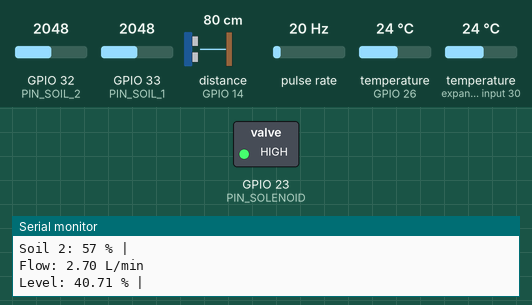
A program run on a simulated ESP32. Parts: switched loads named in the program (green lamp = pin HIGH), the last lines printed to the serial monitor. Wiring (inferred from the names in the program): ultrasonic range finder: trigger GPIO 27; echo GPIO 14; pulse sensor: data GPIO 22. The inputs (shaded band) are chosen by the test bench; at power-on: distance to the obstacle (sensor on GPIO 14) 80 cm, GPIO 32 (PIN_SOIL_2) = 2048, GPIO 33 (PIN_SOIL_1) = 2048, pulse rate 20 Hz, temperature (sensors on GPIO 26, expander input 30) 24 °C. The echo pulse lasts 58.3 µs per cm; WiFi joins after 1.5 s; servers stay silent unless stated; no MQTT or app messages arrive unless stated; pins used as bus, display or sensor lines are not drawn.

Above: at 1.2 s.
1.3 s: distance to the obstacle (sensor on GPIO 14) set to 23 cm
3.8 s: distance to the obstacle (sensor on GPIO 14) set to 18 cm
At 5.6 s:
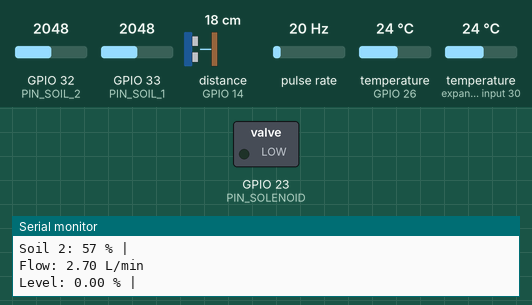
5.9 s: distance to the obstacle (sensor on GPIO 14) set to 35 cm
At 7.0 s:
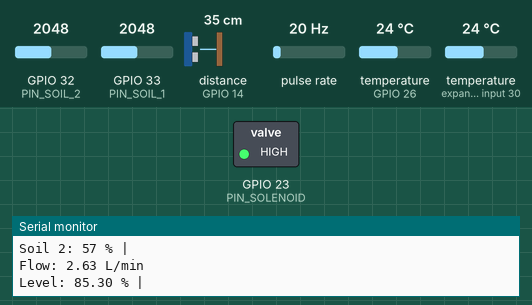
7.8 s: distance to the obstacle (sensor on GPIO 14) set to 2 cm
At 9.3 s:
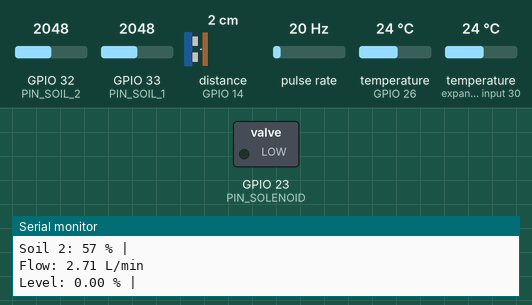
Timing chart, 0 to 10.6 s (numbered marks = the images above; inputs shaded):
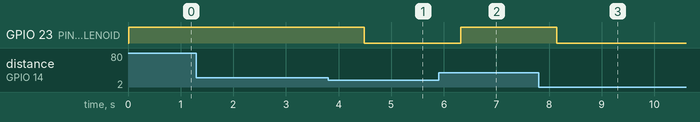

Measured:
- the behaviour switches between 21 and 20 cm on distance to the obstacle (sensor on GPIO 14) (found by bisection; images 0 and 1)
- after the input at 3.8 s, GPIO 23 (PIN_SOLENOID): HIGH → LOW after 0.69 s
- after the input at 5.9 s, GPIO 23 (PIN_SOLENOID): LOW → HIGH after 0.42 s
- after the input at 7.8 s, GPIO 23 (PIN_SOLENOID): HIGH → LOW after 0.34 s

The program:

main.cpp
```cpp
#include "config.h"
#include "soil.h"
#include "temp.h"
#include "level.h"
#include "flow.h"
#include "valve.h"
#include "network.h"

// Global Data Structure
struct SystemState {
    float t1, t2, flow, level;
    int s1, s2;
    bool solenoid;
} currentData;

SemaphoreHandle_t dataMutex;

// TASK CONTROL (Core 1: Sensor & Logic)
void TaskControl(void *pv) {
    setupTemp();
    setupLevel();
    setupFlow();
    setupSolenoid();

    for(;;) {
        TempData td = readTemperature();
        SoilData sd = readSoilMoisture();
        float lvl = getWaterLevelPct();
        float flow = getFlowRate();

        bool drySoil  = (sd.s1 < SOIL_MIN) || (sd.s2 < SOIL_MIN);  // Primary Trigger
        bool tempValid    = (td.t1 > TEMP_MIN) && (td.t1 < TEMP_MAX) ||  ((td.t2 > TEMP_MIN) && (td.t2 < TEMP_MAX));
        bool emergencyTemp = (td.t1 > TEMP_MAX); // Bypass Trigger
        bool emergencyLevel = (lvl < LEVEL_MIN);
        bool FinalDecision = (drySoil && tempValid) || emergencyTemp || emergencyLevel; // Final Decision Trigger
        // bool FinalDecision = emergencyTemp; // Final Decision Trigger
        bool statusSolenoid = false;

        //print serial
        Serial.print("Temp 1: "); Serial.print(td.t1); Serial.print(" °C | ");
        Serial.print("Temp 2: "); Serial.print(td.t2); Serial.println(" °C | ");
        Serial.print("Soil 1: "); Serial.print(sd.s1); Serial.println(" % | ");
        Serial.print("Soil 2: "); Serial.print(sd.s2); Serial.println(" % | ");
        Serial.print("Flow: "); Serial.print(flow); Serial.println(" L/min ");
        Serial.print("Level: "); Serial.print(lvl); Serial.println(" % | ");


        if (FinalDecision && (lvl < LEVEL_MAX)) {
            statusSolenoid = true;
        } else {
            statusSolenoid = false; // kondisi pemutus
        }

        controlSolenoid(statusSolenoid);

        // Data Global Update (Mutex)
        if (xSemaphoreTake(dataMutex, portMAX_DELAY)) {
            currentData = {td.t1, td.t2, flow, lvl, sd.s1, sd.s2, statusSolenoid};
            xSemaphoreGive(dataMutex);
        }

        vTaskDelay(pdMS_TO_TICKS(1000)); // Cek kondisi (1s)
    }
}

// --- TASK TELEMETRY (Core 0: MQTT & WiFi) ---
void TaskTelemetry(void *pv) {
    setupNetwork();
    uint32_t lastPublish = 0;
    // const uint32_t interval = 60000; //  1 mnt
    const uint32_t interval = 5000;

    for(;;) {
        maintainConnection(); // LWT "OFFLINE" jika ESP32 OFF

        if (millis() - lastPublish > interval) {
            if (xSemaphoreTake(dataMutex, portMAX_DELAY)) {
                sendTelemetry(
                    currentData.t1, currentData.t2,
                    currentData.s1, currentData.s2,
                    currentData.level, currentData.flow,
                    currentData.solenoid
                );
                xSemaphoreGive(dataMutex);
            }
            lastPublish = millis();
        }
        vTaskDelay(pdMS_TO_TICKS(100)); // Time for Wifi Stack
    }
}

void setup() {
    Serial.begin(115200);
    dataMutex = xSemaphoreCreateMutex();

    // Core 1: Sensing
    xTaskCreatePinnedToCore(TaskControl, "Control", 4096, NULL, 3, NULL, 1);

    // Core 0: MQTT & WiFi
    xTaskCreatePinnedToCore(TaskTelemetry, "Network", 8192, NULL, 1, NULL, 0);
}

void loop() {
    vTaskDelete(NULL);
}
```

flow.h
```cpp
#ifndef __FLOW_H__
#define __FLOW_H__

#include <Arduino.h>
#include "config.h"

volatile int _pulseCount = 0;
void IRAM_ATTR _flowInterrupt() { _pulseCount++; }

void setupFlow() {
    pinMode(PIN_FLOW, INPUT_PULLUP);
    attachInterrupt(digitalPinToInterrupt(PIN_FLOW), _flowInterrupt, FALLING);
}

// float getFlowRate() {
//     noInterrupts();
//     int pulses = _pulseCount;
//     _pulseCount = 0;
//     interrupts();

//     // Konstanta YF-S201C: F = 7.5 * Q (L/min)
//     // If : Fungsi ini dipanggil setiap 1000ms di TaskControl:
//     float flowRate = (float)pulses / 7.5;
//     return flowRate;
// }

float getFlowRate() {
    static uint32_t lastTime = 0;
    uint32_t now = millis();
    uint32_t elapsed = now - lastTime;
    lastTime = now;

    noInterrupts();
    int pulses = _pulseCount;
    _pulseCount = 0;
    interrupts();

    // F(Hz) = pulses / (elapsed/1000)
    float flowRate = (pulses / 7.5) * (1000.0 / elapsed);
    return flowRate;
}
#endif
```

level.h
```cpp
#ifndef __LEVEL_H__
#define __LEVEL_H__

#include <Arduino.h>
#include "config.h"

void setupLevel() {
    pinMode(PIN_TRIG, OUTPUT);
    pinMode(PIN_ECHO, INPUT);
}

float getWaterLevelPct() {
    long duration;
    float distance;

    digitalWrite(PIN_TRIG, LOW); delayMicroseconds(2);
    digitalWrite(PIN_TRIG, HIGH); delayMicroseconds(10);
    digitalWrite(PIN_TRIG, LOW);

    duration = pulseIn(PIN_ECHO, HIGH, 30000); // Timeout 30ms
    distance = duration * 0.034 / 2;

    // Filter JSN-SR04T: Abaikan pembacaan di bawah 20cm (blind spot) atau di atas tangki
    if (distance < 20 || distance > TANK_HEIGHT + SENSOR_OFFSET) return 0.0;

    // Persentase dengan offset pemasangan
    float actualWaterDist = distance - SENSOR_OFFSET;
    float pct = (1.0 - (actualWaterDist / TANK_HEIGHT)) * 100.0;

    return constrain(pct, 0.0, 100.0);
}
#endif
```

network.h
```cpp
#ifndef __NETWORK_H__
#define __NETWORK_H__

#include <WiFi.h>
#include <PubSubClient.h>
#include <ArduinoJson.h>
#include "config.h"

WiFiClient _espClient;
PubSubClient _mqtt(_espClient);

// topik MQTT: farm/pot/01/sensors
String getTopic(String suffix) {
    return String(TOPIC_PREFIX) + String(POT_NUM) + "/" + suffix;
}

void setupNetwork() {
    WiFi.begin(WIFI_SSID, WIFI_PASS);
    _mqtt.setServer(MQTT_BROKER, 1883);
    _mqtt.setKeepAlive(60); // Heartbeat MQTT protokol
}

void maintainConnection() {
    if (WiFi.status() != WL_CONNECTED) {
        Serial.println("Reconnecting WiFi...");
        WiFi.begin(WIFI_SSID, WIFI_PASS);
        int retries = 0;
        while (WiFi.status() != WL_CONNECTED && retries < 20) {
            vTaskDelay(pdMS_TO_TICKS(500));
            retries++;
        }
    }

    // Wifi Ready -> MQTT Connect
    if (WiFi.status() == WL_CONNECTED && !_mqtt.connected()) {
        String lwtTopic = getTopic("sensors");
        if (_mqtt.connect(POT_ID, lwtTopic.c_str(), 1, true, "false")) {
            Serial.println("Connected to MQTT Broker");
            _mqtt.publish(lwtTopic.c_str(), "true", true);  // JSON boolean literal
        }
    }
    if (WiFi.status() == WL_CONNECTED) {
        _mqtt.loop();
    }
}

void sendTelemetry(float t1, float t2, int s1, int s2, float level, float flow, bool sol) {
    StaticJsonDocument<512> doc;
    doc["pot_id"] = POT_ID;
    doc["temperature_up"] = round(t1 * 100.0) / 100.0;
    doc["temperature_down"] = round(t2 * 100.0) / 100.0;
    doc["soil_moisture_up"] = s1;
    doc["soil_moisture_down"] = s2;
    doc["water_level"] = level;
    doc["flow_rate"] = flow;
    doc["valve_status"] = sol ? 1 : 0;

    char buffer[512];
    serializeJson(doc, buffer);
    _mqtt.publish(getTopic("sensors").c_str(), buffer);

}

#endif
```

soil.h
```cpp
#ifndef __SOIL_H__
#define __SOIL_H__

#include <Arduino.h>
#include "config.h"

struct SoilData { int s1; int s2; };

SoilData readSoilMoisture() {
    // Sampling Atas
    long sum1 = 0;
    for(int i = 0; i < 10; i++) { sum1 += analogRead(PIN_SOIL_1); delay(2); }
    int pct1 = map(sum1/10, SOIL_DRY, SOIL_WET, 0, 100);

    // Sampling Bawah
    long sum2 = 0;
    for(int i = 0; i < 10; i++) { sum2 += analogRead(PIN_SOIL_2); delay(2); }
    int pct2 = map(sum2/10, SOIL_DRY, SOIL_WET, 0, 100);

    return { constrain(pct1, 0, 100), constrain(pct2, 0, 100) };
}

#endif
```

temp.h
```cpp
#ifndef __TEMP_H__
#define __TEMP_H__

#include <OneWire.h>
#include <DallasTemperature.h>
#include "config.h"

OneWire _oneWire(PIN_DS18B20);
DallasTemperature _sensors(&_oneWire);

void setupTemp() {
    _sensors.begin();
}

struct TempData { float t1; float t2; };

TempData readTemperature() {
    _sensors.requestTemperatures();
    float temp1 = _sensors.getTempCByIndex(0);
    float temp2 = _sensors.getTempCByIndex(1);

    // sensor error nilainya -127
    if(temp1 == DEVICE_DISCONNECTED_C) temp1 = 0;
    if(temp2 == DEVICE_DISCONNECTED_C) temp2 = 0;

    return { temp1, temp2 };
}

#endif
```

valve.h
```cpp
#ifndef __VALVE_H__
#define __VALVE_H__

#include <Arduino.h>
#include "config.h"

void setupSolenoid() {
    pinMode(PIN_SOLENOID, OUTPUT);
    digitalWrite(PIN_SOLENOID, HIGH);
}

void controlSolenoid(bool state) {
    digitalWrite(PIN_SOLENOID, state ? LOW : HIGH);
}

#endif
```

config.h
```cpp
#ifndef __CONFIG_H__
#define __CONFIG_H__

// ID Pot
#define POT_ID "POT-01"
#define POT_NUM "01"
#define TOPIC_PREFIX "farm/pot/"

// Pin Config
#define PIN_SOIL_1 33
#define PIN_SOIL_2 32
#define PIN_DS18B20 26
// #define PIN_FLOW 19
#define PIN_FLOW 22
#define PIN_TRIG 27
#define PIN_ECHO 14
#define PIN_SOLENOID 23

#define SOIL_DRY 3200
#define SOIL_WET 1200

#define TANK_HEIGHT 100.0
#define SENSOR_OFFSET 20.0

// Threshold Config
#define SOIL_MIN 30
#define TEMP_MAX 30.5
#define TEMP_MIN 28.0
#define LEVEL_MAX 90.0
#define LEVEL_MIN 10.0

// Network Config
#define WIFI_SSID "Kangkung IOT"
#define WIFI_PASS "siramterus"
#define MQTT_BROKER "10.231.53.37"

#endif
```
